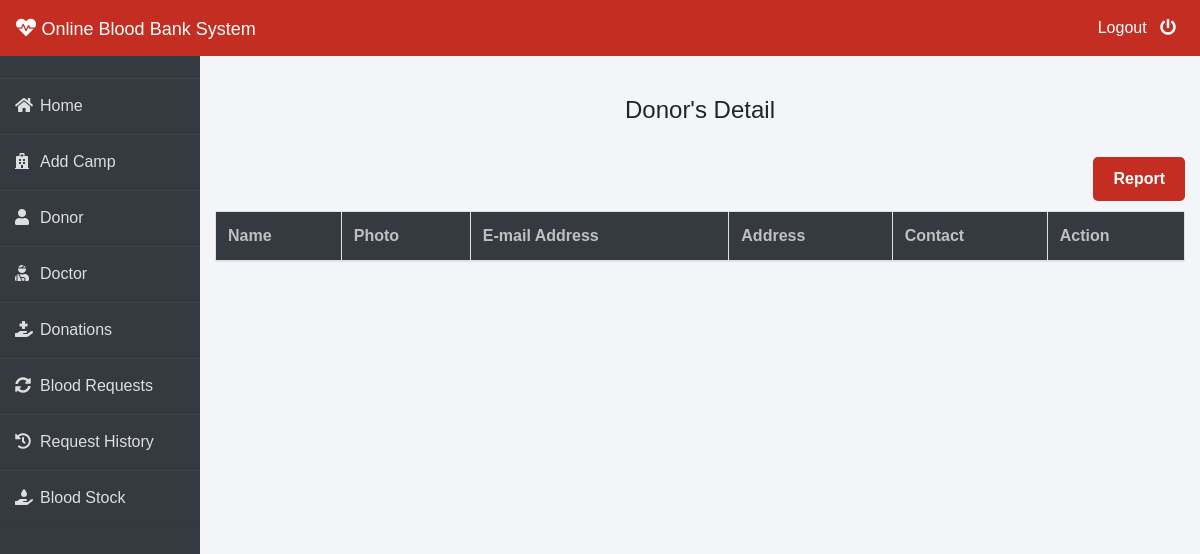
The page /admin-donor (signed in) on the database as committed earlier.
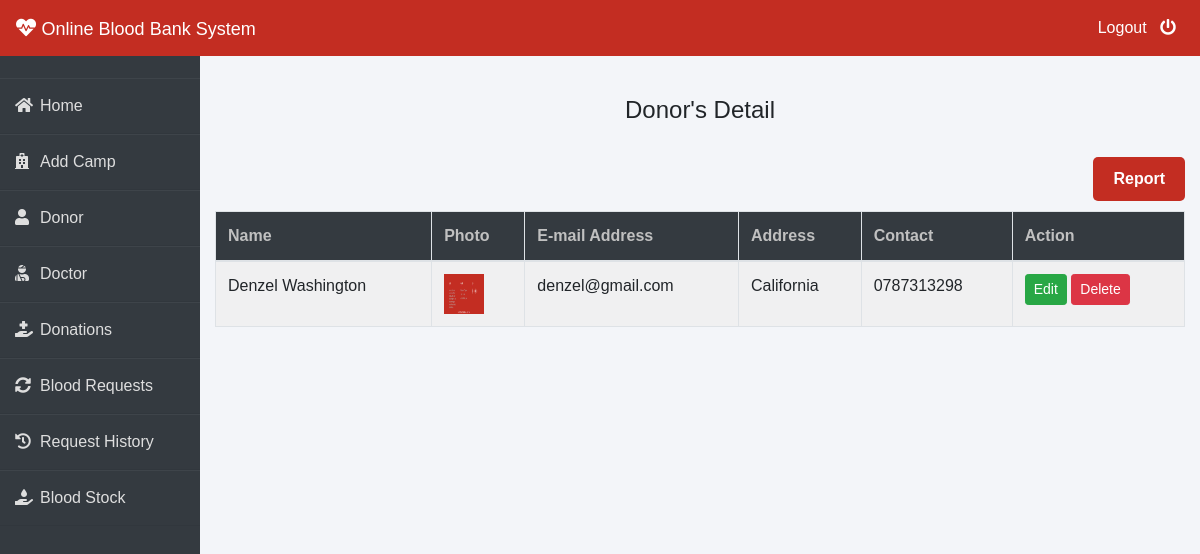
The same page on the database as committed later.
### donor/models.py (models this page shows, shortened)
class Donor(models.Model):
    user=models.OneToOneField(User,on_delete=models.CASCADE)
    profile_pic= models.ImageField(upload_to='profile_pic/Donor/',null=True,blank=True)
    email=models.CharField(max_length=40)
    address = models.CharField(max_length=40)
    mobile = models.CharField(max_length=20,null=False)
    @property
    def get_name(self):
        return self.user.first_name+" "+self.user.last_name

### blood/views.py (the view)
# urls.py: path('admin-donor', views.admin_donor_view,name='admin-donor'),
@login_required(login_url='adminlogin')
def admin_donor_view(request):
    donors = dmodels.Donor.objects.all()
    return render(request, 'blood/admin_donor.html', {'donors': donors})

### templates/blood/admin_donor.html (shortened to what this page needs)
{% extends 'blood/adminbase.html' %}
{% block content %}
{% load widget_tweaks %}
{%load static%}
<br><br>
<div class="container">
    <H4 class="text-center">Donor's Detail</H4><br>
    <a href="{% url 'admin_donor_view_report' %}" id="donor-detail-report">Report</a>
    <table class="table table-light table-hover table-bordered table-striped" style="margin-top: 30px;">
        <thead class="bg-dark">
            <tr>
                <th scope="col" style="color: rgb(192, 192, 192);">Name</th>
                <th scope="col" style="color: rgb(192, 192, 192);">Photo</th>
                <th scope="col" style="color: rgb(192, 192, 192);">E-mail Address</th>
                <th scope="col" style="color: rgb(192, 192, 192);">Address</th>
                <th scope="col" style="color: rgb(192, 192, 192);">Contact</th>
                <th style="color: rgb(192, 192, 192);">Action</th>
            </tr>
        </thead>
        <tbody>
            {% for t in donors %}
            <tr>
                <td> {{t.get_name}}</td>
                <td> <img src="{% static t.profile_pic.url %}" alt="Profile Pic" height="40px" width="40px" /></td>
                <td>{{t.email}}</td>
                <td>{{t.address}}</td>
                <td>{{t.mobile}}</td>
                <td>
                    <button class="btn btn-success btn-sm"><a  style="text-decoration: none;color: white;" href="{% url 'update-donor' t.id  %}">Edit</a> </button>
                    <button class="btn btn-danger btn-sm"><a  style="text-decoration: none;color: white;" href="{% url 'delete-donor' t.id  %}">Delete</a> </button>
                </td>
            </tr>
            {% endfor %}
        </tbody>
    </table>
</div>
{% endblock content %}

Rows that differ between the two databases and show on the page:
added Donor: get_name "Denzel Washington", profile_pic (picture), email "denzel@gmail.com", address "California", mobile "0787313298"
